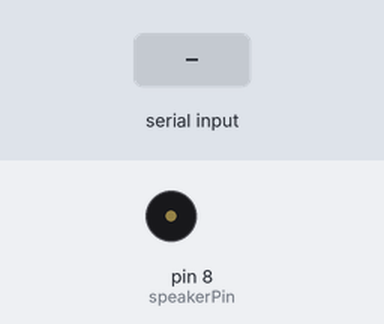
Bench run of a sketch on a simulated Arduino Uno, built with avr-gcc and run on an emulated ATmega328P. On the bench: buzzer (waves = sounding). Inputs (shaded band) come from the test bench. What the sketch prints to the serial monitor is not drawn.

Above: at 1.2 s.
1.3 s: "90 45\n" received over Serial
At 1.45 s:
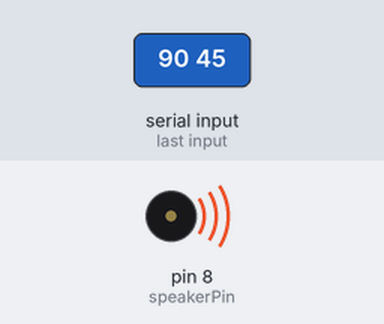
Timing chart, 0 to 10.3 s (numbered marks = the images above; inputs shaded):
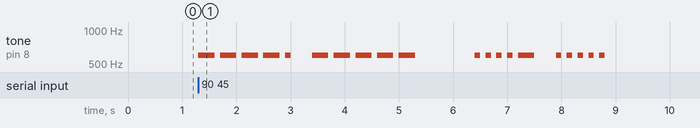

Measured:
- after the input at 1.3 s, tone on pin 8 (speakerPin): plays 600 Hz for 0.30 s, 600 Hz for 0.30 s, 600 Hz for 0.30 s, 600 Hz for 0.30 s, 600 Hz for 0.10 s, 600 Hz for 0.30 s … (20 notes in this stretch), starting at once

The sketch:

EETechFix_ArduinoMorseCodeGen.ino
```cpp
/* Morse Code Generator
Morse code is a character encoding scheme used in telecommunication that encodes text characters
as standardized sequences of two different signal durations called dots and dashes or dits and dahs.
Morse code is named for Samuel Morse (1791 - 1872) an American painter and inventor who is best
remembered for his invention of the single-wire telegraph system and the co-inventor of Morse code
There is no distinction between upper-case and lower-case letters. Each Morse code symbol is formed by a
sequence of dots and dashes. The dot duration is the basic unit of time measurement in Morse code
transmission.

The duration of a dash is three times the duration of a dot. Each dot or dash within
a character is followed by a period of signal absence, called a space, equal to the dot duration.
The letters of a word are separated by a space of duration equal to three dots, and the words are
separated by a space equal to seven dots.
*/

const int speakerPin = 8;
const int dotDelay = 100; // in milliseconds, 100 -200
const int toneHz = 600; //600Hz - 1000Hz

char* letters[] = {
".-", "-...", "-.-.", "-..", ".", "..-.", "--.", "....", "..", // A-I
".---", "-.-", ".-..", "--", "-.", "---", ".--.", "--.-", ".-.", // J-R
"...", "-", "..-", "...-", ".--", "-..-", "-.--", "--.." // S-Z
};

char* numbers[] = {
"-----", ".----", "..---", "...--", "....-", ".....", "-....", "--...", "---..", "----."}; // 0-9

void setup()
{
pinMode(speakerPin, OUTPUT);
Serial.begin(115200);
Serial.println(" Enter your message, then press Send");
Serial.println(" (Characters text a -z, A-Z, 0 - 9)");
}

void loop()
{
char ch;
if (Serial.available() > 0)
{
ch = Serial.read(); // retrieve letter's code from array
if (ch >= 'a' && ch <= 'z')
{
getCode(letters[ch - 'a']); // 'k'= 107 - 'a'= 97 ('k' - 'a' = 10)
}
else if (ch >= 'A' && ch <= 'Z')
{
getCode(letters[ch - 'A']); // 'A'= 65  'Z' = 90
}
else if (ch >= '0' && ch <= '9')  // '9'= 57
{
getCode(numbers[ch - '0']); // '0'= 48
}
else if (ch == ' ')  // ' ' = space (32)
{
delay(dotDelay * 7); // spacing between words
}
}
}

void getCode(char* string) // sequences through each string retrieve dot or dash element
{
int i = 0;
while (string[i] != '\0')
{
sendElement(string[i]);
i++;
}
delay(dotDelay * 3); // spacing between letters
}


void sendElement(char dotOrDash) // transmit dot or dash element as morse code
{
tone(speakerPin, toneHz);
if (dotOrDash == '.')
{
delay(dotDelay); // dot duration
}
else
{
delay(dotDelay * 3); // dash duration
}
noTone(speakerPin);
delay(dotDelay); // spacing between dots and dashes
}
```
